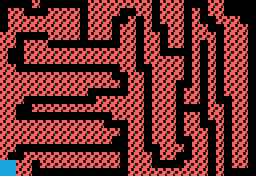

A 2D game scene composited from a Tiled map and its tileset images. What follows is a short description and the map's XML, with every tile layer's data as written:
An orthogonal 32x22 tile map with 8x8 px tiles, 1 tile layer (Capa de patrones 1).

<map version="1.2" tiledversion="2019.12.11" orientation="orthogonal" renderorder="right-down" compressionlevel="0" width="32" height="22" tilewidth="8" tileheight="8" infinite="0" nextlayerid="2" nextobjectid="1">
 <tileset firstgid="1" source="../tileset.tsx" />
 <layer id="1" name="Capa de patrones 1" width="32" height="22">
  <data encoding="csv">
0,0,0,0,2,0,0,0,0,0,0,2,2,2,2,2,2,2,2,0,2,2,2,0,0,0,2,2,0,0,0,0,
0,2,2,0,0,0,2,2,2,2,0,2,2,2,2,0,0,2,2,0,2,2,2,0,2,0,2,2,0,0,0,0,
0,2,2,2,2,2,2,2,2,2,0,2,2,2,0,0,2,0,2,0,2,2,2,0,2,0,0,2,2,2,0,0,
0,2,2,2,2,2,2,2,2,2,0,2,2,2,0,2,2,0,2,0,0,2,2,0,2,2,0,0,2,2,2,0,
2,2,0,0,0,0,2,2,2,2,0,2,2,2,0,2,2,0,2,2,0,2,2,0,2,2,2,0,2,2,2,0,
2,2,0,2,2,2,0,0,0,0,0,0,0,0,0,2,2,0,2,2,0,2,2,0,2,0,2,0,2,2,2,0,
2,0,0,2,2,2,2,2,2,2,2,2,2,2,2,2,2,0,2,2,0,0,0,0,2,0,2,0,2,2,2,0,
2,0,0,2,2,2,2,2,2,2,2,2,2,2,2,2,2,0,2,2,2,2,2,0,2,0,2,0,2,2,2,0,
2,2,0,0,0,0,0,0,0,0,0,0,0,0,0,2,2,0,0,2,2,2,2,0,2,0,2,0,2,2,2,0,
2,2,2,2,2,2,2,2,2,2,2,2,2,2,0,0,2,2,0,2,2,2,2,0,2,0,2,0,2,2,2,0,
2,2,2,2,2,2,2,2,2,2,2,2,2,2,2,0,2,2,0,2,2,2,0,0,2,0,2,0,2,2,2,0,
2,2,2,2,2,2,2,2,2,2,2,0,0,0,0,0,2,2,0,2,2,2,0,2,2,0,2,0,2,2,2,0,
2,2,2,0,0,0,0,0,0,0,0,0,2,2,2,2,2,2,0,2,2,2,0,2,2,0,2,0,0,2,2,0,
2,2,0,0,2,2,2,2,2,2,2,2,2,2,2,2,2,2,0,2,2,2,0,0,0,0,2,2,0,2,2,0,
2,2,0,0,0,0,0,0,0,0,0,0,0,0,2,2,2,2,0,2,2,2,0,2,2,0,2,2,0,2,2,0,
2,2,2,2,2,2,2,2,2,2,2,2,2,0,0,0,2,2,0,2,2,2,0,2,2,0,0,2,0,2,2,0,
2,2,2,2,2,2,2,2,2,2,2,2,2,2,2,0,2,2,0,2,2,2,0,2,2,2,0,2,0,2,2,0,
2,2,2,2,2,2,2,2,2,2,2,2,2,2,0,0,2,2,0,2,2,2,0,0,2,2,0,2,0,2,2,0,
2,2,0,0,0,0,0,0,0,0,0,0,0,0,0,0,2,2,0,0,2,2,2,0,2,2,0,2,0,2,2,0,
2,0,0,2,2,2,2,2,2,2,2,2,2,2,2,0,2,2,2,0,2,2,0,0,2,2,0,2,0,2,2,0,
4,4,2,2,0,2,2,2,2,2,2,2,2,2,2,0,2,2,2,0,0,0,0,2,2,2,0,2,0,2,2,0,
4,4,2,2,0,0,0,0,0,0,0,0,0,0,0,0,2,2,2,2,2,2,2,2,2,2,0,2,0,0,0,0
</data>
 </layer>
</map>
